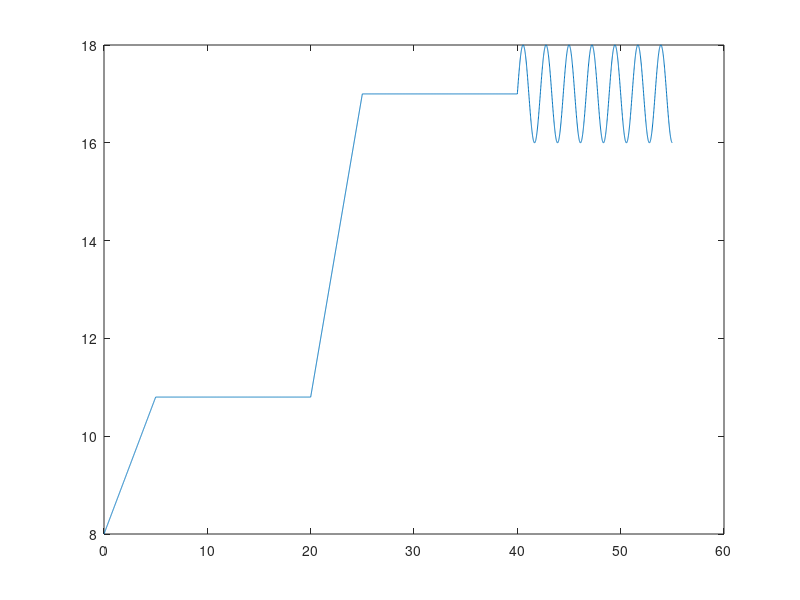

This figure's MATLAB source:
close all; clc;
fc = 40; % cutt off of the butterworth filter
fs = 2*(fc+10); % sampling frequency
Ts = 1/fs; 
Tcycle = Ts;
lengthExp=55; %Set the length of the experiment (in seconds). 
N0=lengthExp/Ts; %Compute the number of points to save the datas.

init_position = 8;%cm %choice of the operating point for position
final_position = 17; %cm 
final_position2 = 13; %cm 
eq_position = 10.8; %cm equilibrium point
%operating point of velocity of motor;
speed_init = 5; %rad/s it is our U_velocity(0) or u(k-1) = u(0) in discrete approximation
%operating point of the current 
i0 = 0.9; % V

position_ref = init_position*ones(N0,1); % cm ;position reference vector
omega = 0.45*2*pi;
% time to design the reference
% time to design the reference
T1 = 5; %second
N1 = (T1/lengthExp)*N0;
T2 = 20;
N2 = (T2/lengthExp)*N0;
T3 = 25;
N3 = (T3/lengthExp)*N0;
T4 = 40;
N4 = (T4/lengthExp)*N0;
T5 = 45;
N5 = (T5/lengthExp)*N0;
%ref to reach equilibrium point
% for j = 1:N0
%     if (j<= N1)
%          position_ref(j) = init_position + ((eq_position-init_position)/(T1))*(j-1)*Ts;
%     else
%         position_ref(j) = eq_position;
%     end
% end 

    
% ref with multiple ramp and step
% for j = 1:N0
%     if (j<= N1)
%          position_ref(j) = init_position + ((eq_position-init_position)/(T1))*(j-1)*Ts;
%     elseif (j > N1) && (j <= N2)
%         position_ref(j) = eq_position;
%     elseif (j>N2) && (j<= N3)
%         position_ref(j) = eq_position + ((final_position-eq_position)/(T3-T2))*((j-N2)-1)*Ts;
%     elseif (j>N3) && (j<= N4) 
%         position_ref(j) = final_position;
%     elseif (j>N4) && (j<= N5) 
%         position_ref(j) = final_position + ((final_position2-final_position)/(T5-T4))*((j-N4)-1)*Ts;
%     else
%         position_ref(j) = final_position2;
%     end
% end
% sinus reference design
for j = 1:N0
    if (j<= N1)
         position_ref(j) = init_position + ((eq_position-init_position)/(T1))*(j-1)*Ts;
    elseif (j > N1) && (j <= N2)
        position_ref(j) = eq_position;
    elseif (j>N2) && (j<= N3)
        position_ref(j) = eq_position + ((final_position-eq_position)/(T3-T2))*((j-N2)-1)*Ts;
    elseif (j>N3) && (j<= N4) 
        position_ref(j) = final_position;
    else
        
         position_ref(j) = final_position + sin(omega*((j-N4)-1)*Ts);
    end
end

%for ramp and step reference
% for j = 1:N0
%     if (j<= (N0/4))
%          position_ref(j) = init_position + 0.56*(j-1)*Ts;
%     elseif (j>N0/4) && (j <= N0/2)
%         position_ref(j) = final_position;
%     elseif (j>N0/2) && (j<= 3*N0/4)
%         position_ref(j) = final_position + 0.44*((j-N0/2)-1)*Ts;
%     else
%         position_ref(j) = median_position;
%     end
% end

%for sinus reference control
%  for j = 1:N0
%     if (j<= (N0/4))
%          position_ref(j) = init_position + 1.24*(j-1)*Ts;
%     elseif (j>N0/4) 
%         position_ref(j) = eq_position + sin(omega*((j-N0/4)-1)*Ts);
%     end
%  end

time = 0:Tcycle:(N0-1)*Tcycle;

figure 
plot(time,position_ref(:))